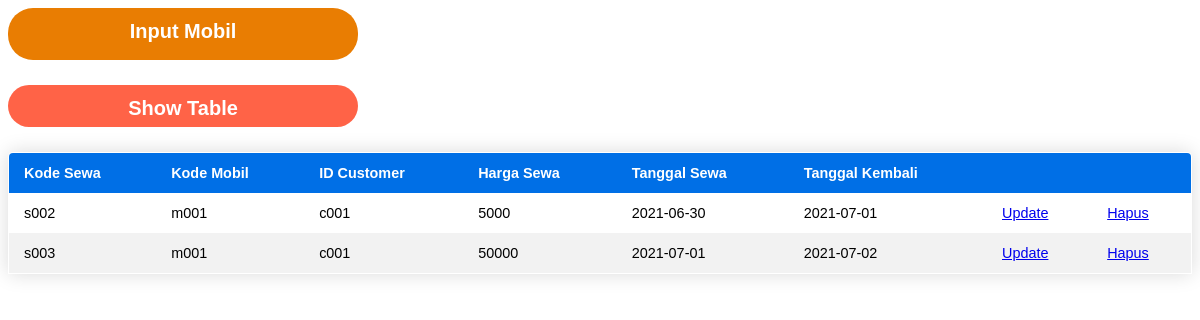
/Dashboard/Admin/Bookings/bookingTable.php, run on the app's committed database.
### tables this page shows
CREATE TABLE `sewa` (
  `kode_sewa` char(5) NOT NULL,
  `kode_mobil` char(5) NOT NULL,
  `id_customer` char(5) NOT NULL,
  `harga_sewa` double NOT NULL,
  `tgl_sewa` date NOT NULL,
  `tglKembali_sewa` date NOT NULL,
  `status_sewa` enum('BELUM','KEMBALI') NOT NULL
);

### Dashboard/Admin/Bookings/bookingTable.php (the view, shortened to what this page needs)
<!DOCTYPE html>
<html lang="en">
<head>
    <link rel="stylesheet" href="styleBooking.css">
</head>
<body>
<div class="card">
        <div class="submit-button">
            <a href="../Bookings">
                    <label class="submit-btn-list">
                        Input Mobil
                    </label>
            </a>
        </div>
    </div>
    <div class="card">
        <div class="submit-button" >
            <a>
                    <label class="submit-btn-show">Show Table </label>
            </a>
        </div>
    </div>
    <table class="content-table">
        <thead>
        <tr>
            <th> Kode Sewa </th>
            <th> Kode Mobil </th>
            <th> ID Customer</th>
            <th> Harga Sewa</th>
            <th> Tanggal Sewa</th>
            <th> Tanggal Kembali</th>
            <th> </th>
            <th> </th>
        </tr>
        </thead>
        <?php
            include "koneksi.php";
            $query = "SELECT * FROM sewa";
            $result = mysqli_query($connect, $query);
            if (mysqli_num_rows($result) > 0) {
                while ($row = mysqli_fetch_array($result)) {
        ?>
        <tr>
            <td> <?php echo $row['kode_sewa']?> </td>
            <td> <?php echo $row["kode_mobil"]?> </td>
            <td> <?php echo $row["id_customer"]?> </td>
            <td> <?php echo $row["harga_sewa"]?> </td>
            <td> <?php echo $row["tgl_sewa"]?> </td>
            <td> <?php echo $row["tglKembali_sewa"]?> </td>
            <td>  <a href="editForm.php?id=<?php echo $row['kode_sewa']?>"> Update </a></td>
            <td> <a href="hapus.php?id=<?php echo $row['kode_sewa'];?>">Hapus</a> </td>
        <?php
                }
            }else{
                echo "0 result";
            }
        ?>
        </tr>
    </table>
</body>
</html>

### Dashboard/Admin/Bookings/styleBooking.css (style rules this page uses)
table { border-collapse: collapse; border-spacing: 0; width : 100%; border: 1px solid #ddd; }
th, td { text-align: left; padding: 16px; }
tr:nth-child(even) { background-color: #f2f2f2 }
.content-table { border-collapse: collapse; margin: 25px 0; font-size: 0.9em; min-width: 400px; border-radius: 5px 5px 0 0; overflow: hidden; box-shadow: 0 0 20px rgba(0, 0, 0, 0.15); font-family: sans-serif; font-weight: 400; }
.content-table thead tr { background-color: #006FE6; color: #ffffff; text-align: left; font-weight: bold; }
.content-table th, .content-table td { padding: 12px 15px; }
.submit-btn-list { color: #fff; text-decoration: none; background-color: rgb(233, 125, 2); padding-top: 1%; height: 40px; width: 350px; font-size: 20px; display: flex; display: inline-block; border-radius: 25px; text-align: center; justify-content: center; margin-top: auto; font-weight: 600; font-family: Arial, Helvetica, sans-serif; }
.submit-btn-show { color: #fff; text-decoration: none; background-color: tomato; padding-top: 1%; height: 30px; width: 350px; font-size: 20px; display: flex; display: inline-block; border-radius: 25px; text-align: center; justify-content: center; margin-top: 25px; font-weight: 600; font-family: Arial, Helvetica, sans-serif; }

### data on the page
sewa: kode_sewa "s002", kode_mobil "m001", id_customer "c001", harga_sewa "5000", tgl_sewa "2021-06-30", tglKembali_sewa "2021-07-01"
sewa: kode_sewa "s003", kode_mobil "m001", id_customer "c001", harga_sewa "50000", tgl_sewa "2021-07-01", tglKembali_sewa "2021-07-02"
